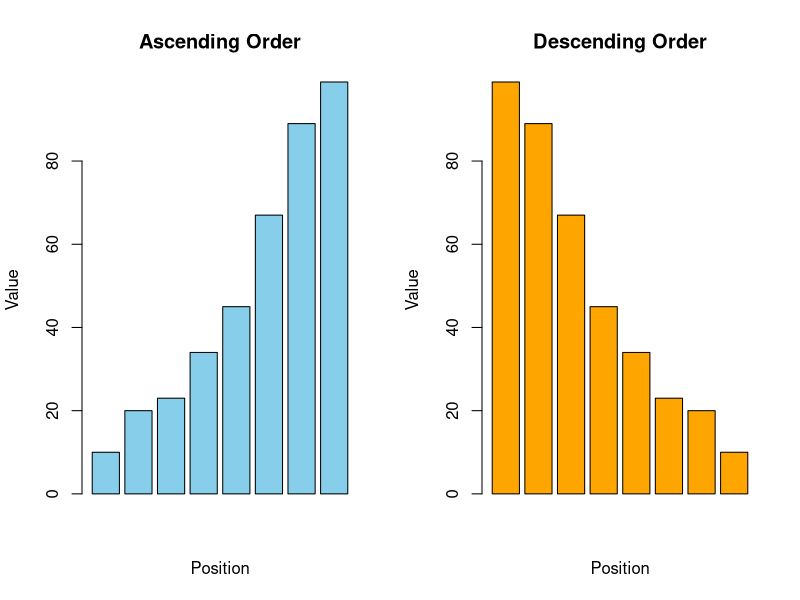

The R script that drew this image:
# Sort the values contained in the following vector in ascending order and descending order: (23, 45, 10, 34, 89, 20, 67, 99).
# Demonstrate the output using graph.

# Create a vector
x <- c(23, 45, 10, 34, 89, 20, 67, 99)

# Sort in ascending order
asc <- sort(x)
print("Ascending Order:")
print(asc)

# Sort in descending order
desc <- sort(x, decreasing = TRUE)
print("Descending Order:")
print(desc)

# Display graphs
par(mfrow = c(1, 2))

barplot(asc,
        main = "Ascending Order",
        xlab = "Position",
        ylab = "Value",
        col = "skyblue")

barplot(desc,
        main = "Descending Order",
        xlab = "Position",
        ylab = "Value",
        col = "orange")

par(mfrow = c(1, 1))
